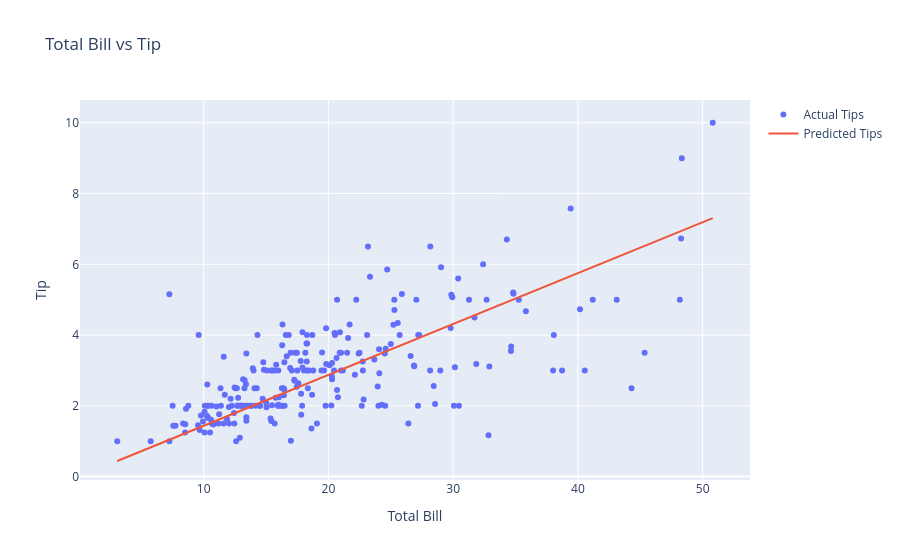

Notebook code for this chart:
### Code cell
import plotly.graph_objects as go
fig = go.Figure()
fig.add_trace(go.Scatter(x=data["total_bill"], y=data["tip"], mode='markers', name='Actual Tips'))
fig.add_trace(go.Scatter(x=data["total_bill"], y=data["prediction"], mode='lines', name='Predicted Tips'))
fig.update_layout(title='Total Bill vs Tip', xaxis_title='Total Bill', yaxis_title='Tip')
fig.show()

### Figure 1 — Plotly figure (JSON) as saved in the notebook; plotly's stock layout.template omitted (floating-point values rounded to 4 significant figures; data arrays with more than 128 entries replaced by an {"elided": "..."} marker saying what was removed)
{"data": [{"mode": "markers", "name": "Actual Tips", "type": "scatter", "x": {"elided": "244 float values"}, "y": {"elided": "244 float values"}}, {"mode": "lines", "name": "Predicted Tips", "type": "scatter", "x": {"elided": "244 float values"}, "y": {"elided": "244 float values"}}], "layout": {"title": {"text": "Total Bill vs Tip"}, "xaxis": {"title": {"text": "Total Bill"}}, "yaxis": {"title": {"text": "Tip"}}}}
